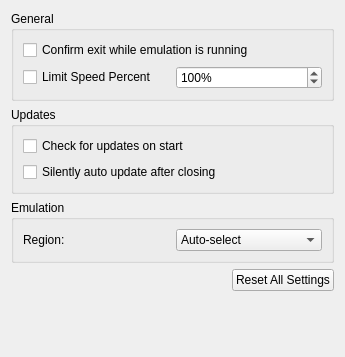
<?xml version="1.0" encoding="UTF-8"?>
<ui version="4.0">
 <class>ConfigureGeneral</class>
 <widget class="QWidget" name="ConfigureGeneral">
  <property name="geometry">
   <rect>
    <x>0</x>
    <y>0</y>
    <width>345</width>
    <height>357</height>
   </rect>
  </property>
  <property name="windowTitle">
   <string>Form</string>
  </property>
  <layout class="QHBoxLayout" name="horizontalLayout">
   <item>
    <layout class="QVBoxLayout" name="verticalLayout">
     <item>
      <widget class="QGroupBox" name="groupBox">
       <property name="title">
        <string>General</string>
       </property>
       <layout class="QVBoxLayout" name="verticalLayout_5">
        <item>
         <widget class="QCheckBox" name="toggle_check_exit">
          <property name="text">
           <string>Confirm exit while emulation is running</string>
          </property>
         </widget>
        </item>
        <item>
         <layout class="QVBoxLayout" name="verticalLayout_2">
          <item>
           <layout class="QHBoxLayout" name="horizontalLayout_1">
            <item>
             <widget class="QCheckBox" name="toggle_frame_limit">
              <property name="text">
               <string>Limit Speed Percent</string>
              </property>
             </widget>
            </item>
            <item>
             <widget class="QSpinBox" name="frame_limit">
              <property name="suffix">
               <string>%</string>
              </property>
              <property name="minimum">
               <number>1</number>
              </property>
              <property name="maximum">
               <number>9999</number>
              </property>
              <property name="value">
               <number>100</number>
              </property>
             </widget>
            </item>
           </layout>
          </item>
         </layout>
        </item>
       </layout>
      </widget>
     </item>
     <item>
      <widget class="QGroupBox" name="updateBox">
       <property name="title">
        <string>Updates</string>
       </property>
       <layout class="QVBoxLayout" name="verticalLayout_4">
        <item>
         <widget class="QCheckBox" name="toggle_update_check">
          <property name="text">
           <string>Check for updates on start</string>
          </property>
         </widget>
        </item>
        <item>
         <widget class="QCheckBox" name="toggle_auto_update">
          <property name="text">
           <string>Silently auto update after closing</string>
          </property>
         </widget>
        </item>
       </layout>
      </widget>
     </item>
     <item>
      <widget class="QGroupBox" name="groupBox_4">
       <property name="title">
        <string>Emulation</string>
       </property>
       <layout class="QGridLayout" name="gridLayout">
        <item row="0" column="0">
         <widget class="QLabel" name="label">
          <property name="text">
           <string>Region:</string>
          </property>
         </widget>
        </item>
        <item row="0" column="1">
         <widget class="QComboBox" name="region_combobox">
          <item>
           <property name="text">
            <string>Auto-select</string>
           </property>
          </item>
          <item>
           <property name="text">
            <string notr="true">JPN</string>
           </property>
          </item>
          <item>
           <property name="text">
            <string notr="true">USA</string>
           </property>
          </item>
          <item>
           <property name="text">
            <string notr="true">EUR</string>
           </property>
          </item>
          <item>
           <property name="text">
            <string notr="true">AUS</string>
           </property>
          </item>
          <item>
           <property name="text">
            <string notr="true">CHN</string>
           </property>
          </item>
          <item>
           <property name="text">
            <string notr="true">KOR</string>
           </property>
          </item>
          <item>
           <property name="text">
            <string notr="true">TWN</string>
           </property>
          </item>
         </widget>
        </item>
       </layout>
      </widget>
     </item>
     <item alignment="Qt::AlignRight">
      <widget class="QPushButton" name="button_reset_defaults">
       <property name="text">
        <string>Reset All Settings</string>
       </property>
      </widget>
     </item>
     <item>
      <spacer name="verticalSpacer">
       <property name="orientation">
        <enum>Qt::Vertical</enum>
       </property>
       <property name="sizeHint" stdset="0">
        <size>
         <width>20</width>
         <height>40</height>
        </size>
       </property>
      </spacer>
     </item>
    </layout>
   </item>
  </layout>
 </widget>
 <resources/>
 <connections/>
</ui>
